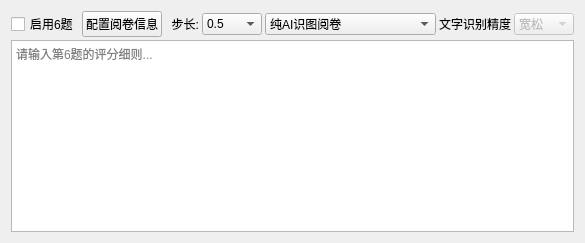
          <widget class="QWidget" name="tab_question6">
           <attribute name="title">
            <string>题目6</string>
           </attribute>
           <layout class="QVBoxLayout" name="verticalLayout_q6">
            <property name="spacing">
             <number>3</number>
            </property>
            <item>
             <layout class="QHBoxLayout" name="horizontalLayout_q6_header">
              <item>
               <widget class="QCheckBox" name="enableQuestion6">
                <property name="text">
                 <string>启用6题</string>
                </property>
               </widget>
              </item>
              <item>
               <widget class="QPushButton" name="configQuestion6">
                <property name="text">
                 <string>配置阅卷信息</string>
                </property>
               </widget>
              </item>
              <item>
               <widget class="QLabel" name="label_step6">
                <property name="sizePolicy">
                 <sizepolicy hsizetype="Fixed" vsizetype="Preferred">
                  <horstretch>0</horstretch>
                  <verstretch>0</verstretch>
                 </sizepolicy>
                </property>
                <property name="text">
                 <string>  步长:</string>
                </property>
               </widget>
              </item>
              <item>
               <widget class="QComboBox" name="score_rounding_step_6">
                <property name="sizePolicy">
                 <sizepolicy hsizetype="Fixed" vsizetype="Fixed">
                  <horstretch>0</horstretch>
                  <verstretch>0</verstretch>
                 </sizepolicy>
                </property>
                <property name="minimumSize">
                 <size>
                  <width>60</width>
                  <height>0</height>
                 </size>
                </property>
                <item>
                 <property name="text">
                  <string>0.5</string>
                 </property>
                </item>
                <item>
                 <property name="text">
                  <string>1</string>
                 </property>
                </item>
               </widget>
              </item>
              <item>
               <widget class="QComboBox" name="ocr_mode_6">
                <property name="sizePolicy">
                 <sizepolicy hsizetype="Fixed" vsizetype="Fixed">
                  <horstretch>0</horstretch>
                  <verstretch>0</verstretch>
                 </sizepolicy>
                </property>
                <property name="minimumSize">
                 <size>
                  <width>160</width>
                  <height>0</height>
                 </size>
                </property>
                <item>
                 <property name="text">
                  <string>纯AI识图阅卷</string>
                 </property>
                </item>
                <item>
                 <property name="text">
                  <string>百度OCR识别文字+AI评阅</string>
                 </property>
                </item>
               </widget>
              </item>
              <item>
               <widget class="QLabel" name="label_15_q6">
                <property name="sizePolicy">
                 <sizepolicy hsizetype="Fixed" vsizetype="Preferred">
                  <horstretch>0</horstretch>
                  <verstretch>0</verstretch>
                 </sizepolicy>
                </property>
                <property name="text">
                 <string>文字识别精度</string>
                </property>
               </widget>
              </item>
              <item>
               <widget class="QComboBox" name="ocr_quality_6">
                <property name="enabled">
                 <bool>false</bool>
                </property>
                <property name="sizePolicy">
                 <sizepolicy hsizetype="Fixed" vsizetype="Fixed">
                  <horstretch>0</horstretch>
                  <verstretch>0</verstretch>
                 </sizepolicy>
                </property>
                <property name="minimumSize">
                 <size>
                  <width>60</width>
                  <height>0</height>
                 </size>
                </property>
                <item>
                 <property name="text">
                  <string>宽松</string>
                 </property>
                </item>
                <item>
                 <property name="text">
                  <string>适度</string>
                 </property>
                </item>
                <item>
                 <property name="text">
                  <string>严格</string>
                 </property>
                </item>
               </widget>
              </item>
             </layout>
            </item>
            <item>
             <widget class="QPlainTextEdit" name="StandardAnswer_text_6">
              <property name="placeholderText">
               <string>请输入第6题的评分细则...</string>
              </property>
             </widget>
            </item>
           </layout>
          </widget>
